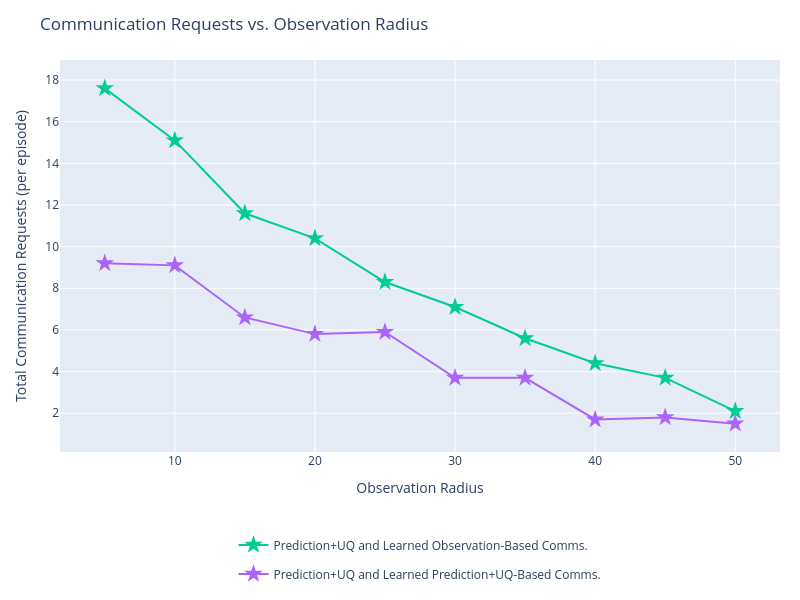
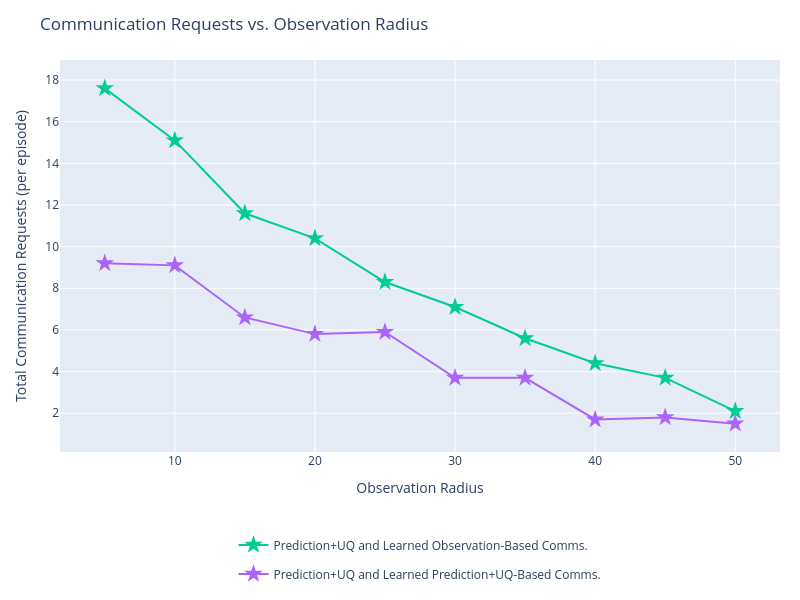
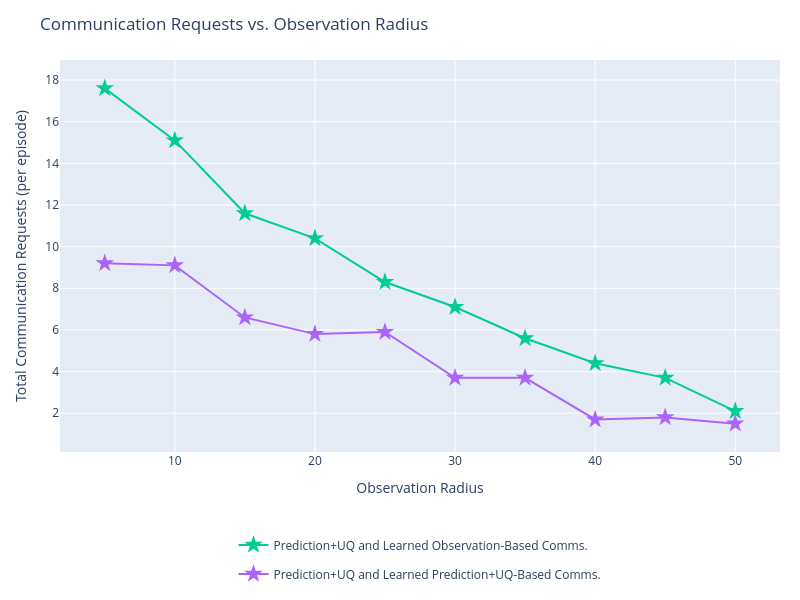

The notebook cell these images were saved under, in order:
### Code cell
for comms_p in comms_probabilities:
    fig2 = go.Figure()
    r2_annotations2 = []

    for series in output:
        if SERIES_TO_PLOT is not None and series not in SERIES_TO_PLOT:
            continue

        color = series_colors.get(series, '#888888')
        all_exps_s = list(output[series].keys())

        # Swept experiments for this comms_p: obs_radius_X_comms_Y
        swept = sorted(
            [e for e in all_exps_s if f"_comms_{comms_p:.3f}" in e],
            key=lambda e: float(e.split("obs_radius_")[1].split("_comms_")[0])
        )
        # Fixed (learned comms) experiments: obs_radius_X only (no comms component)
        fixed = sorted(
            [e for e in all_exps_s if not "_comms_" in e],
            key=lambda e: float(e.split("obs_radius_")[1])
        )

        if swept:
            continue
            xs = [float(e.split("obs_radius_")[1].split("_comms_")[0]) for e in swept]
            ys = [get_requests(output[series][e]) for e in swept]

            fig2.add_trace(go.Scatter(
                x=xs,
                y=ys,
                mode='lines+markers',
                name=series,
                line=dict(color=color),
                marker=dict(color=color, size=8),
                legendgroup=series,
                hovertemplate=[
                    f"{series}<br>obs_radius={r:.1f}<br>requests=%{{y:.1f}}<extra></extra>"
                    for r in xs
                ],
            ))

            # OLS trendline
            if len(xs) >= 2:
                x_trend2, y_trend2, r2_2 = fit_ols_trendline(xs, ys)
                fig2.add_trace(go.Scatter(
                    x=x_trend2,
                    y=y_trend2,
                    mode='lines',
                    name=f"{series} (fit)",
                    line=dict(color=color, dash='dash', width=1),
                    legendgroup=series,
                    showlegend=False,
                    hoverinfo='skip',
                ))
                r2_annotations2.append(
                    dict(
                        text=f"<b>{series}</b> R²={r2_2:.3f}",
                        xref='paper', yref='paper',
                        x=0.01,
                        y=0.99 - len(r2_annotations2) * 0.06,
                        xanchor='left', yanchor='top',
                        showarrow=False,
                        font=dict(color=color, size=12),
                    )
                )

        if fixed:
            xs_f = [float(e.split("obs_radius_")[1]) for e in fixed]
            ys_f = [get_requests(output[series][e]) for e in fixed]
            fig2.add_trace(go.Scatter(
                x=xs_f,
                y=ys_f,
                mode='lines+markers',
                name=series,
                line=dict(color=color),
                marker=dict(color=color, size=14, symbol='star'),
                legendgroup=series,
                showlegend=len(swept) == 0,
                hovertemplate=f"{series}<br>obs_radius=%{{x:.1f}}<br>requests=%{{y:.1f}}<extra></extra>",
            ))

    fig2.update_layout(
        title=f"Communication Requests vs. Observation Radius",
        # title=f"Communication Requests vs. Observation Radius (comms_p={comms_p:.3f})",
        xaxis_title="Observation Radius",
        yaxis_title="Total Communication Requests (per episode)",
        height=600,
        width=800,
        hovermode='closest',
        autosize=True,
        margin=dict(l=60, r=20, t=60, b=120),
        legend=dict(orientation='h', yanchor='top', y=-0.2, xanchor='center', x=0.5),
        annotations=r2_annotations2,
    )
    fig2.show()

### Figure 1 — Plotly figure (JSON) as saved in the notebook; plotly's stock layout.template omitted (floating-point values rounded to 4 significant figures)
{"data": [{"hovertemplate": "Prediction+UQ and Learned Observation-Based Comms.<br>obs_radius=%{x:.1f}<br>requests=%{y:.1f}<extra></extra>", "legendgroup": "Prediction+UQ and Learned Observation-Based Comms.", "line": {"color": "#00CC96"}, "marker": {"color": "#00CC96", "size": 14, "symbol": "star"}, "mode": "lines+markers", "name": "Prediction+UQ and Learned Observation-Based Comms.", "showlegend": true, "type": "scatter", "x": [5, 10, 15, 20, 25, 30, 35, 40, 45, 50], "y": [17.6, 15.1, 11.6, 10.4, 8.3, 7.1, 5.6, 4.4, 3.7, 2.1]}, {"hovertemplate": "Prediction+UQ and Learned Prediction+UQ-Based Comms.<br>obs_radius=%{x:.1f}<br>requests=%{y:.1f}<extra></extra>", "legendgroup": "Prediction+UQ and Learned Prediction+UQ-Based Comms.", "line": {"color": "#AB63FA"}, "marker": {"color": "#AB63FA", "size": 14, "symbol": "star"}, "mode": "lines+markers", "name": "Prediction+UQ and Learned Prediction+UQ-Based Comms.", "showlegend": true, "type": "scatter", "x": [5, 10, 15, 20, 25, 30, 35, 40, 45, 50], "y": [9.2, 9.1, 6.6, 5.8, 5.9, 3.7, 3.7, 1.7, 1.8, 1.5]}], "layout": {"autosize": true, "height": 600, "hovermode": "closest", "legend": {"orientation": "h", "x": 0.5, "xanchor": "center", "y": -0.2, "yanchor": "top"}, "margin": {"b": 120, "l": 60, "r": 20, "t": 60}, "title": {"text": "Communication Requests vs. Observation Radius"}, "width": 800, "xaxis": {"title": {"text": "Observation Radius"}}, "yaxis": {"title": {"text": "Total Communication Requests (per episode)"}}}}

### Figure 2 — Plotly figure (JSON) as saved in the notebook; plotly's stock layout.template omitted (floating-point values rounded to 4 significant figures)
{"data": [{"hovertemplate": "Prediction+UQ and Learned Observation-Based Comms.<br>obs_radius=%{x:.1f}<br>requests=%{y:.1f}<extra></extra>", "legendgroup": "Prediction+UQ and Learned Observation-Based Comms.", "line": {"color": "#00CC96"}, "marker": {"color": "#00CC96", "size": 14, "symbol": "star"}, "mode": "lines+markers", "name": "Prediction+UQ and Learned Observation-Based Comms.", "showlegend": true, "type": "scatter", "x": [5, 10, 15, 20, 25, 30, 35, 40, 45, 50], "y": [17.6, 15.1, 11.6, 10.4, 8.3, 7.1, 5.6, 4.4, 3.7, 2.1]}, {"hovertemplate": "Prediction+UQ and Learned Prediction+UQ-Based Comms.<br>obs_radius=%{x:.1f}<br>requests=%{y:.1f}<extra></extra>", "legendgroup": "Prediction+UQ and Learned Prediction+UQ-Based Comms.", "line": {"color": "#AB63FA"}, "marker": {"color": "#AB63FA", "size": 14, "symbol": "star"}, "mode": "lines+markers", "name": "Prediction+UQ and Learned Prediction+UQ-Based Comms.", "showlegend": true, "type": "scatter", "x": [5, 10, 15, 20, 25, 30, 35, 40, 45, 50], "y": [9.2, 9.1, 6.6, 5.8, 5.9, 3.7, 3.7, 1.7, 1.8, 1.5]}], "layout": {"autosize": true, "height": 600, "hovermode": "closest", "legend": {"orientation": "h", "x": 0.5, "xanchor": "center", "y": -0.2, "yanchor": "top"}, "margin": {"b": 120, "l": 60, "r": 20, "t": 60}, "title": {"text": "Communication Requests vs. Observation Radius"}, "width": 800, "xaxis": {"title": {"text": "Observation Radius"}}, "yaxis": {"title": {"text": "Total Communication Requests (per episode)"}}}}

### Figure 3 — Plotly figure (JSON) as saved in the notebook; plotly's stock layout.template omitted (floating-point values rounded to 4 significant figures)
{"data": [{"hovertemplate": "Prediction+UQ and Learned Observation-Based Comms.<br>obs_radius=%{x:.1f}<br>requests=%{y:.1f}<extra></extra>", "legendgroup": "Prediction+UQ and Learned Observation-Based Comms.", "line": {"color": "#00CC96"}, "marker": {"color": "#00CC96", "size": 14, "symbol": "star"}, "mode": "lines+markers", "name": "Prediction+UQ and Learned Observation-Based Comms.", "showlegend": true, "type": "scatter", "x": [5, 10, 15, 20, 25, 30, 35, 40, 45, 50], "y": [17.6, 15.1, 11.6, 10.4, 8.3, 7.1, 5.6, 4.4, 3.7, 2.1]}, {"hovertemplate": "Prediction+UQ and Learned Prediction+UQ-Based Comms.<br>obs_radius=%{x:.1f}<br>requests=%{y:.1f}<extra></extra>", "legendgroup": "Prediction+UQ and Learned Prediction+UQ-Based Comms.", "line": {"color": "#AB63FA"}, "marker": {"color": "#AB63FA", "size": 14, "symbol": "star"}, "mode": "lines+markers", "name": "Prediction+UQ and Learned Prediction+UQ-Based Comms.", "showlegend": true, "type": "scatter", "x": [5, 10, 15, 20, 25, 30, 35, 40, 45, 50], "y": [9.2, 9.1, 6.6, 5.8, 5.9, 3.7, 3.7, 1.7, 1.8, 1.5]}], "layout": {"autosize": true, "height": 600, "hovermode": "closest", "legend": {"orientation": "h", "x": 0.5, "xanchor": "center", "y": -0.2, "yanchor": "top"}, "margin": {"b": 120, "l": 60, "r": 20, "t": 60}, "title": {"text": "Communication Requests vs. Observation Radius"}, "width": 800, "xaxis": {"title": {"text": "Observation Radius"}}, "yaxis": {"title": {"text": "Total Communication Requests (per episode)"}}}}
